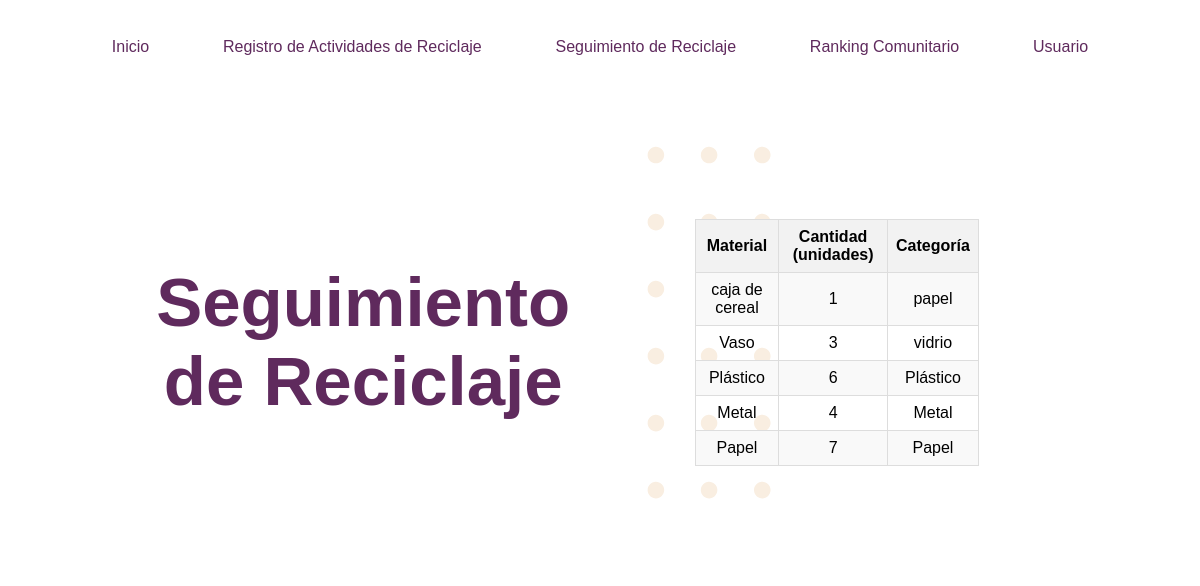
Page /seguimiento (signed in) on the committed database.
### tables this page shows
CREATE TABLE actividades_reciclaje (    id INTEGER PRIMARY KEY,    usuario_id INTEGER,    material TEXT,    cantidad INTEGER,    categoria TEXT,    FOREIGN KEY (usuario_id) REFERENCES usuarios (id));

### app.py (the view)
@app.route('/seguimiento', methods=['GET'])
def seguimiento():
    if 'usuario' in session:
        usuario_actual = obtener_usuario_por_correo_id(session['usuario'])
        actividades_recientes = obtener_actividades_recientes(usuario_actual[0])
        return render_template('seguimiento.html', actividades_recientes=actividades_recientes)
    else:
        return redirect(url_for('inicio_sesion'))

### app.py (called while the page is built)
def conectar_bd():
    return sqlite3.connect('reciclaje.db')

def obtener_usuario_por_correo_id(correo):
    conn = conectar_bd()
    cursor = conn.cursor()
    cursor.execute('SELECT id, nombre, correo, puntos FROM usuarios WHERE correo = ?', (correo,))
    usuario = cursor.fetchone()
    conn.close()
    return usuario

def obtener_actividades_recientes(usuario_id):
    conn = sqlite3.connect('reciclaje.db')
    cursor = conn.cursor()
    cursor.execute('''
        SELECT material, cantidad, categoria
        FROM actividades_reciclaje
        WHERE usuario_id = ?
        ORDER BY id DESC
        LIMIT 5  -- Obtener las últimas 5 actividades reciclaje
    ''', (usuario_id,))
    actividades_recientes = cursor.fetchall()
    conn.close()
    return actividades_recientes

### templates/seguimiento.html (shortened to what this page needs)
<!DOCTYPE html>
<html lang="en">
<head>
    <link rel="stylesheet" type="text/css" href="{{ url_for('static', filename='main.css') }}">
    <link rel="stylesheet" type="text/css" href="{{ url_for('static', filename='seguimiento.css') }}">
</head>
<body>
    <header id="header">
        <ul id="mainMenu">
            <li><a href="/">Inicio</a></li>
            <li><a href="/registro_actividades">Registro de Actividades de Reciclaje</a></li>
            <li><a href="/seguimiento">Seguimiento de Reciclaje</a></li>
            <li><a href="/ranking_comunitario">Ranking Comunitario</a></li>
            {% if 'usuario' in session %}
                <li><a href="/usuario">Usuario</a></li>
            {% else %}
                <li><a href="/inicio_sesion">Iniciar Sesión</a></li>
            {% endif %}
        </ul>
    </header>
    <section class="contentPage">
        <div  class="contentColumn"><h1 class="pageTitle">Seguimiento de Reciclaje</h1></div>
        <div  class="contentColumn contentSeg">
            {% if actividades_recientes %}
                <table>
                    <thead>
                        <tr>
                            <th>Material</th>
                            <th>Cantidad (unidades)</th>
                            <th>Categoría</th>
                        </tr>
                    </thead>
                    <tbody>
                        {% for actividad in actividades_recientes %}
                            <tr>
                                <td>{{ actividad[0] }}</td>
                                <td>{{ actividad[1] }}</td>
                                <td>{{ actividad[2] }}</td>
                            </tr>
                        {% endfor %}
                    </tbody>
                </table>
            {% else %}
                <p>No hay actividades de reciclaje registradas.</p>
            {% endif %}
        </div>
    </section>
</body>
</html>

### static/main.css (style rules this page uses)
:root { --color-violeta: #5f2a5d; --color-crema:#f9eee1; --color-naranja: #ff885e; --color-rojo-calido: #FF5733; --color-rosa-claro: #FFB6C1; --color-verde-menta: #00FFC3; --color-gris-claro: #ecf0f1; --color-gris-oscuro: #34495e; --color-blanco: #ffffff; --color-negro: #000000; }
body { font-family: 'Lexend', sans-serif; background-color: var(--color-blanco); }
#header { padding: 30px; font-size: 16px; font-weight: 400; }
#mainMenu { list-style-type: none; margin: 0; padding: 0; overflow: hidden; display: flex; justify-content: center; justify-content: space-evenly; }
#mainMenu > li > a { text-decoration: none; color: var(--color-violeta); }
.pageTitle { color:var(--color-violeta); font-weight: 700; font-size: 69px; text-align: center; }
.contentPage { padding-top: 120px; padding-bottom: 80px; background-image: url(./img/section-bg2.svg); background-position: center right; background-repeat: no-repeat; display: flex; justify-content: flex-start; align-items: center; width: 80%; margin: 0 auto; }
.contentColumn { width: 50%; display: flex; align-items: center; background-position: left top; background-repeat: no-repeat; flex-direction: column; }

### static/seguimiento.css (style rules this page uses)
table { table-layout: auto; text-align: center; border-collapse: collapse; }
.contentSeg table { width: 60%; }
th { background-color: #f2f2f2; border: 1px solid #dddddd; padding: 8px; }
td { border: 1px solid #dddddd; padding: 8px; }
tr:nth-child(odd) { background-color: #f9f9f9; }

### rows in the picture
actividades_reciclaje: material "caja de cereal", cantidad "1", categoria "papel"
actividades_reciclaje: material "Vaso", cantidad "3", categoria "vidrio"
actividades_reciclaje: material "Plástico", cantidad "6", categoria "Plástico"
actividades_reciclaje: material "Metal", cantidad "4", categoria "Metal"
actividades_reciclaje: material "Papel", cantidad "7", categoria "Papel"
